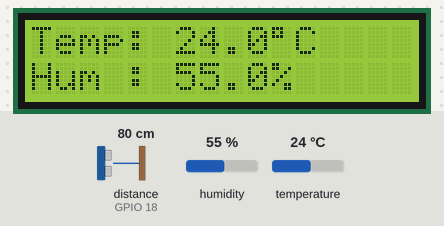
A sketch run on a simulated ESP32. Shown: 16×2 character LCD. Wiring (from diagram.json): ultrasonic range finder: trigger GPIO 5; echo GPIO 18. The inputs (shaded band) are chosen by the test bench; at power-on: distance to the obstacle (sensor on GPIO 18) 80 cm, humidity 55 %, temperature 24 °C. The echo pulse lasts 58.3 µs per cm; WiFi joins after 1.5 s; servers stay silent unless stated; no MQTT or app messages arrive unless stated; what the sketch prints to the serial monitor is not drawn.

Above: at 7.8 s.
7.9 s: distance to the obstacle (sensor on GPIO 18) set to 2 cm
At 9.7 s:
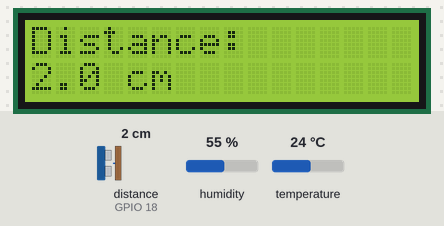
16.2 s: humidity set to 22 %
At 20.2 s:
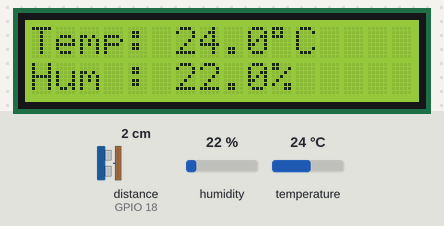
22.2 s: temperature set to 12 °C
At 23.2 s:
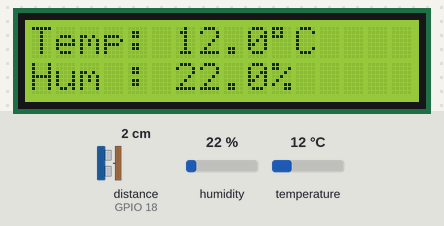
26.2 s: distance to the obstacle (sensor on GPIO 18) set to 4 cm
At 29.8 s:
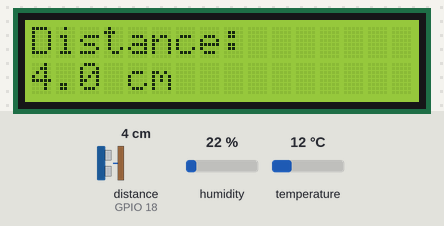
32.2 s: humidity set to 40 %
At 36.0 s:
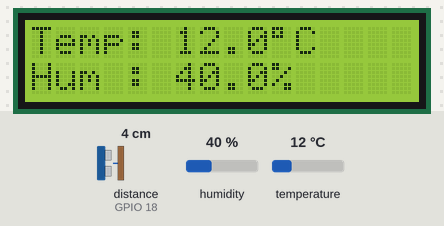
38.2 s: distance to the obstacle (sensor on GPIO 18) set to 9 cm
At 41.4 s:
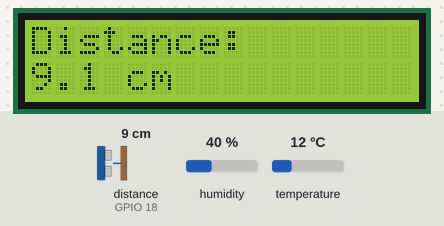
Timing chart, 0 to 42.9 s (numbered marks = the images above; inputs shaded):
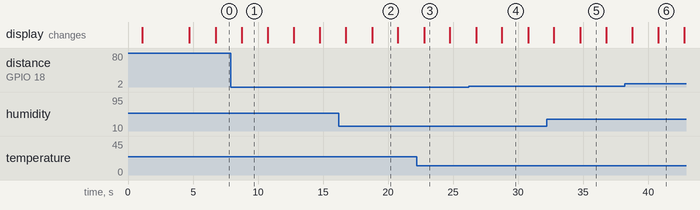

Measured:
- after the input at 7.9 s, the display: changes after 0.85 s (image 1)
- after the input at 16.2 s, the display: first differs from a run without the input after 2.6 s (image 2)
- after the input at 22.2 s, the display: changes after 0.56 s (image 3)
- after the input at 26.2 s, the display: first differs from a run without the input after 2.5 s (image 4)
- after the input at 32.2 s, the display: first differs from a run without the input after 2.6 s (image 5)
- after the input at 38.2 s, the display: first differs from a run without the input after 2.6 s (image 6)
- what the display in image 1 shows lasts 2.1 s, from 8.7 s to 10.8 s

The sketch:

sketch.ino
```cpp
#include <WiFi.h>
#include <PubSubClient.h>
#include <DHT.h>
#include <Wire.h>
#include <LiquidCrystal_I2C.h>

// ======================================================
// WIFI
// ======================================================

const char* WIFI_SSID = "Wokwi-GUEST";
const char* WIFI_PASSWORD = "";

// ======================================================
// THINGSBOARD
// ======================================================

const char* THINGSBOARD_SERVER = "mqtt.thingsboard.cloud";
const int THINGSBOARD_PORT = 1883;

// !!! THAY BANG ACCESS TOKEN CUA DEVICE !!!
const char* THINGSBOARD_TOKEN = "j6l4pzl1wu8ais21a34k";

const char* TELEMETRY_TOPIC = "v1/devices/me/telemetry";

// ======================================================
// DHT22
// ======================================================

#define DHT_PIN 15
#define DHT_TYPE DHT22

DHT dht(DHT_PIN, DHT_TYPE);

// ======================================================
// HC-SR04
// ======================================================

#define TRIG_PIN 5
#define ECHO_PIN 18

// ======================================================
// LCD 16x2 I2C
// ======================================================

#define LCD_ADDRESS 0x27

LiquidCrystal_I2C lcd(
  LCD_ADDRESS,
  16,
  2
);

// ======================================================
// MQTT
// ======================================================

WiFiClient espClient;
PubSubClient mqttClient(espClient);

// ======================================================
// TIMER
// ======================================================

unsigned long lastTelemetry = 0;

const unsigned long TELEMETRY_INTERVAL = 2000;

// ======================================================
// LCD PAGE
// ======================================================

int lcdPage = 0;

// ======================================================
// WIFI
// ======================================================

void connectWiFi()
{
  Serial.println();
  Serial.println("========================================");
  Serial.println("Connecting to WiFi...");
  Serial.print("SSID: ");
  Serial.println(WIFI_SSID);

  WiFi.begin(
    WIFI_SSID,
    WIFI_PASSWORD,
    6
  );

  while (WiFi.status() != WL_CONNECTED)
  {
    delay(500);
    Serial.print(".");
  }

  Serial.println();
  Serial.println("WiFi connected!");

  Serial.print("IP address: ");
  Serial.println(WiFi.localIP());

  Serial.print("RSSI: ");
  Serial.print(WiFi.RSSI());
  Serial.println(" dBm");

  Serial.println("========================================");
}

// ======================================================
// THINGSBOARD
// ======================================================

void connectThingsBoard()
{
  while (!mqttClient.connected())
  {
    Serial.println();
    Serial.println("Connecting to ThingsBoard...");

    Serial.print("Server: ");
    Serial.println(THINGSBOARD_SERVER);

    if (mqttClient.connect(
          "ESP32_WOKWI",
          THINGSBOARD_TOKEN,
          ""
        ))
    {
      Serial.println("ThingsBoard MQTT connected!");
    }
    else
    {
      Serial.print("MQTT connection failed. State = ");
      Serial.println(mqttClient.state());

      Serial.println("Retrying in 3 seconds...");
      delay(3000);
    }
  }
}

// ======================================================
// HC-SR04
// ======================================================

float readDistance()
{
  digitalWrite(
    TRIG_PIN,
    LOW
  );

  delayMicroseconds(2);

  digitalWrite(
    TRIG_PIN,
    HIGH
  );

  delayMicroseconds(10);

  digitalWrite(
    TRIG_PIN,
    LOW
  );

  long duration = pulseIn(
    ECHO_PIN,
    HIGH,
    30000
  );

  if (duration == 0)
  {
    return -1;
  }

  float distance = duration / 58.0;

  return distance;
}

// ======================================================
// LCD - TEMPERATURE / HUMIDITY
// ======================================================

void displayTemperatureHumidity(
  float temperature,
  float humidity
)
{
  lcd.clear();

  lcd.setCursor(0, 0);
  lcd.print("Temp: ");

  lcd.print(
    temperature,
    1
  );

  lcd.print((char)223);
  lcd.print("C");

  lcd.setCursor(0, 1);
  lcd.print("Hum : ");

  lcd.print(
    humidity,
    1
  );

  lcd.print("%");
}

// ======================================================
// LCD - DISTANCE
// ======================================================

void displayDistance(
  float distance
)
{
  lcd.clear();

  lcd.setCursor(0, 0);
  lcd.print("Distance:");

  lcd.setCursor(0, 1);

  lcd.print(
    distance,
    1
  );

  lcd.print(" cm");
}

// ======================================================
// SEND TELEMETRY
// ======================================================

void sendTelemetry()
{
  // ----------------------------------------------------
  // READ DHT22
  // ----------------------------------------------------

  float temperature =
    dht.readTemperature();

  float humidity =
    dht.readHumidity();

  // ----------------------------------------------------
  // READ HC-SR04
  // ----------------------------------------------------

  float distance =
    readDistance();

  // ----------------------------------------------------
  // CHECK DHT22
  // ----------------------------------------------------

  if (
    isnan(temperature) ||
    isnan(humidity)
  )
  {
    Serial.println();
    Serial.println(
      "ERROR: Failed to read DHT22!"
    );

    lcd.clear();

    lcd.setCursor(0, 0);
    lcd.print("DHT22 ERROR!");

    return;
  }

  // ----------------------------------------------------
  // CHECK HC-SR04
  // ----------------------------------------------------

  if (distance < 0)
  {
    Serial.println();
    Serial.println(
      "ERROR: Failed to read HC-SR04!"
    );

    lcd.clear();

    lcd.setCursor(0, 0);
    lcd.print("HC-SR04 ERROR!");

    return;
  }

  // ----------------------------------------------------
  // SERIAL MONITOR
  // ----------------------------------------------------

  Serial.println();
  Serial.println(
    "========================================"
  );

  Serial.println(
    "          SENSOR DATA"
  );

  Serial.println(
    "========================================"
  );

  Serial.print(
    "Temperature : "
  );

  Serial.print(
    temperature,
    2
  );

  Serial.println(" C");

  Serial.print(
    "Humidity    : "
  );

  Serial.print(
    humidity,
    2
  );

  Serial.println(" %");

  Serial.print(
    "Distance    : "
  );

  Serial.print(
    distance,
    2
  );

  Serial.println(" cm");

  // ----------------------------------------------------
  // JSON
  // ----------------------------------------------------

  char payload[200];

  snprintf(
    payload,
    sizeof(payload),
    "{\"temperature\":%.2f,\"humidity\":%.2f,\"distance\":%.2f}",
    temperature,
    humidity,
    distance
  );

  Serial.println(
    "----------------------------------------"
  );

  Serial.print(
    "MQTT Topic  : "
  );

  Serial.println(
    TELEMETRY_TOPIC
  );

  Serial.print(
    "MQTT Payload: "
  );

  Serial.println(
    payload
  );

  // ----------------------------------------------------
  // SEND TO THINGSBOARD
  // ----------------------------------------------------

  bool success =
    mqttClient.publish(
      TELEMETRY_TOPIC,
      payload
    );

  Serial.println(
    "----------------------------------------"
  );

  if (success)
  {
    Serial.println(
      "STATUS      : Telemetry sent OK"
    );
  }
  else
  {
    Serial.println(
      "STATUS      : Telemetry FAILED"
    );
  }

  Serial.println(
    "========================================"
  );

  // ----------------------------------------------------
  // LCD
  // ----------------------------------------------------

  if (lcdPage == 0)
  {
    displayTemperatureHumidity(
      temperature,
      humidity
    );

    lcdPage = 1;
  }
  else
  {
    displayDistance(
      distance
    );

    lcdPage = 0;
  }
}

// ======================================================
// SETUP
// ======================================================

void setup()
{
  // ----------------------------------------------------
  // SERIAL
  // ----------------------------------------------------

  Serial.begin(115200);

  delay(1000);

  Serial.println();
  Serial.println();

  Serial.println(
    "########################################"
  );

  Serial.println(
    "#      ESP32 IoT WOKWI PROJECT         #"
  );

  Serial.println(
    "#                                      #"
  );

  Serial.println(
    "# DHT22 + HC-SR04 + LCD + ThingsBoard  #"
  );

  Serial.println(
    "########################################"
  );

  Serial.println();

  Serial.println(
    "System starting..."
  );

  // ----------------------------------------------------
  // DHT22
  // ----------------------------------------------------

  dht.begin();

  Serial.println(
    "DHT22 initialized."
  );

  // ----------------------------------------------------
  // HC-SR04
  // ----------------------------------------------------

  pinMode(
    TRIG_PIN,
    OUTPUT
  );

  pinMode(
    ECHO_PIN,
    INPUT
  );

  digitalWrite(
    TRIG_PIN,
    LOW
  );

  Serial.println(
    "HC-SR04 initialized."
  );

  // ----------------------------------------------------
  // LCD
  // ----------------------------------------------------

  Wire.begin(
    21,
    22
  );

  lcd.init();

  lcd.backlight();

  lcd.clear();

  lcd.setCursor(0, 0);
  lcd.print("ESP32 IoT");

  lcd.setCursor(0, 1);
  lcd.print("Starting...");

  Serial.println(
    "LCD initialized."
  );

  delay(2000);

  // ----------------------------------------------------
  // WIFI
  // ----------------------------------------------------

  connectWiFi();

  // ----------------------------------------------------
  // MQTT
  // ----------------------------------------------------

  mqttClient.setServer(
    THINGSBOARD_SERVER,
    THINGSBOARD_PORT
  );

  connectThingsBoard();

  // ----------------------------------------------------
  // READY
  // ----------------------------------------------------

  lcd.clear();

  lcd.setCursor(0, 0);
  lcd.print("System Ready");

  lcd.setCursor(0, 1);
  lcd.print("Interval: 2s");

  Serial.println();

  Serial.println(
    "System ready!"
  );

  Serial.println(
    "Reading interval: 2 seconds"
  );

  delay(2000);
}

// ======================================================
// LOOP
// ======================================================

void loop()
{
  // ----------------------------------------------------
  // WIFI
  // ----------------------------------------------------

  if (
    WiFi.status() != WL_CONNECTED
  )
  {
    Serial.println(
      "WiFi disconnected!"
    );

    connectWiFi();
  }

  // ----------------------------------------------------
  // MQTT
  // ----------------------------------------------------

  if (
    !mqttClient.connected()
  )
  {
    Serial.println(
      "MQTT disconnected!"
    );

    connectThingsBoard();
  }

  mqttClient.loop();

  // ----------------------------------------------------
  // READ EVERY 2 SECONDS
  // ----------------------------------------------------

  if (
    millis() - lastTelemetry
    >= TELEMETRY_INTERVAL
  )
  {
    lastTelemetry = millis();

    sendTelemetry();
  }
}
```
